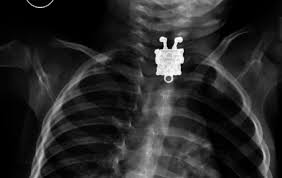
#> input picture and_not_xor/xray_neck.jpeg, 282 x 178 px
$ python ant_not_xor.py
#> lines starting #> are read from the running program, lines starting #| are printed output that depends on the picture; after the words box and inside, x2 and y2 are one past the last pixel; in counts of white or black regions, pixels touching at a corner belong together
# -*- coding: utf-8 -*-
"""
Created on Sun Sep 15 21:03:08 2024

@author: Efrain Jimenez M
"""

import cv2
import numpy as np

img1 = cv2.imread('xray_neck.jpeg', cv2.IMREAD_GRAYSCALE)
#> img1 is the input picture: shape (178, 282); min 0, max 255, mean 40

# Verificar si la imagen fue cargada correctamente
if img1 is None:
    print("Error: No se pudo cargar la imagen.")
    exit()

# Crear una segunda máscara para la operación lógica
# Podrías usar una imagen diferente o crear una región de interés (en este caso, un círculo)
img2 = np.zeros_like(img1)
img2 = cv2.circle(img2, (img1.shape[1]//2, img1.shape[0]//2), 100, (255), -1)  # Un círculo en el centro


#AND
AND = cv2.bitwise_and(img1, img2)
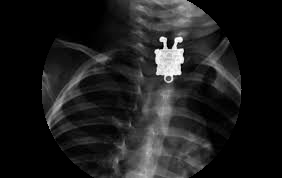
#> AND: shape (178, 282); min 0, max 255, mean 30.4
cv2.imshow('AND', AND)
#OR
OR = cv2.bitwise_or(img1, img2)
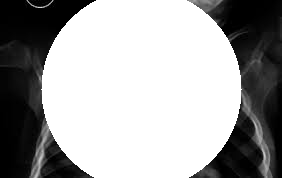
#> OR: shape (178, 282); min 0, max 255, mean 162.3
cv2.imshow('OR',OR)
#NOT
NOT = cv2.bitwise_not(img1)
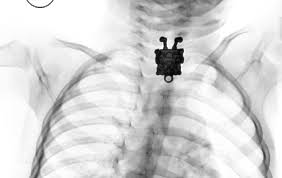
#> NOT: shape (178, 282); min 0, max 255, mean 215
cv2.imshow('NOT', NOT)
#XOR
XOR = cv2.bitwise_xor(img1, img2)
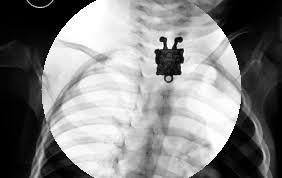
#> XOR: shape (178, 282); min 0, max 255, mean 132
cv2.imshow('XOR', XOR)

cv2.imwrite('img1.jpg', img1)
cv2.imwrite('img2.jpg', img2)
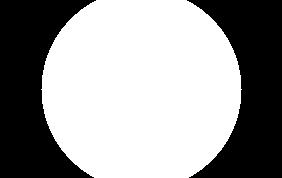
#> saved as img2.jpg: shape (178, 282); 59.9% white; 2 black regions, box (x1, y1, x2, y2) and area: (0, 0, 96, 178) 10153, (187, 0, 282, 178) 9975
cv2.imwrite('and.jpg', AND)
cv2.imwrite('OR.jpg', OR)
cv2.imwrite('NOT.jpg', NOT)
cv2.imwrite('XOR.jpg', XOR)

cv2.imshow('img1', img1)
cv2.imshow('img2', img2)

cv2.waitKey(0)
cv2.destroyAllWindows()
